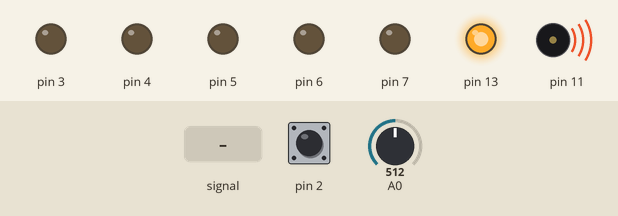
Simulated run of this sketch. Board: Arduino Uno, built with avr-gcc and run on an emulated ATmega328P. Shown: output pins drawn as LEDs (lit = HIGH), buzzer (waves = sounding). Dashed ring = blinking. The inputs (shaded band) are chosen by the test bench; at power-on: A0 = 512, pin 2 HIGH. Pins used as bus, display or sensor lines are not drawn; what the sketch prints to the serial monitor is not drawn.

Above: at 1.2 s.
1.3 s: A0 fed a 200 Hz sine of ±255 counts around its level
At 1.45 s:
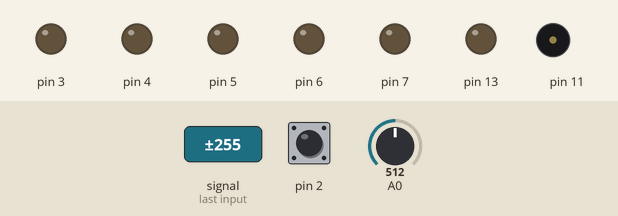
4.3 s: A0 set to 716
At 4.45 s:
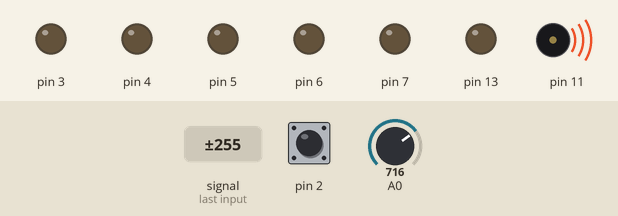
7.3 s: pin 2 pulled LOW for 0.15 s
10.3 s: A0 set to 0
At 10.5 s:
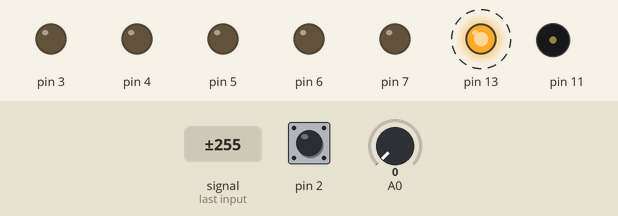
Timing chart, 0 to 14.3 s (numbered marks = the images above; inputs shaded):
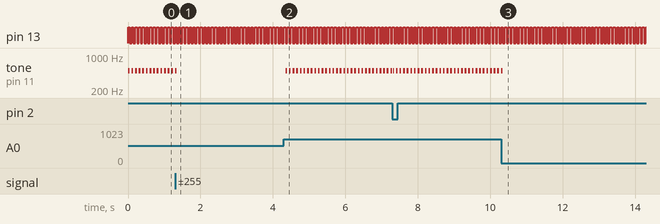

The sketch:

328P_Beeper_Interrupt.ino
```cpp
#define BV(x) (1<<x)
#define set(reg,bit) reg |= bit
#define clear(reg,bit) reg &= ~bit

volatile static uint32_t milli = 0;
volatile uint8_t i = 0;
uint16_t interval[] = {500, 250, 100, 50};
//volatile uint16_t adcResult = 0;
volatile union {
  uint8_t bytes[2];
  uint16_t whole;
} adcResult;

void setup() {
  Serial.begin(115200);
  DDRB = BV(3) | BV(5);
  PORTB = BV(5);
  //PD2 input
  DDRD = ~BV(2);
  //PD2 input pullup
  PORTD = BV(2);
  SystickInit();
  AdcIntInit();

}

void loop() {

}

void SystickInit() {
  //Toggle OC2A on compare match
  //CTC mode on OCRA
  TCCR2A = BV(COM2A0) | BV(WGM01);

  TCCR2B = BV(CS22);

  //Compare match on 0 to 249

  OCR2A = 249;

  // OCR2B = 249;

  TIMSK2 = BV(OCIE2A);
  // TIFR2 = 0;

  //ISC01: Falling INT0 generates interrupt request
  EICRA = BV(ISC01);

  //Enable INT0
  EIMSK = BV(INT0);

}

void AdcIntInit() {
  //Description: Free runnung ADC at A0
  ADCSRA = BV(ADEN) | BV(ADATE) | BV(ADIE) | BV(ADPS2) | BV(ADPS1) | BV(ADPS0) ;
  ADMUX = BV(REFS0) | 0x0; //Select Channel: A0
  DIDR0 = 0x1; //Disable Digital Input on A0
  ADCSRA |= BV(ADSC);

}


volatile bool flip = false;
ISR(TIMER2_COMPA_vect) {
  milli++;

  if (adcResult.whole > 400) {
    i = 3;
    flip = true;
  } else flip = false;

  if (milli % interval[i] == 0) {
    //Serial.println(milli);
    PORTB ^= BV(5);
    if (flip) {
      TCCR2A ^= BV(COM2A0);
    } else TCCR2A &= ~BV(COM2A0);
  }

}

ISR(INT0_vect) {
  asm volatile("jmp 0");
}

ISR(ADC_vect) {
  //adcResult = (ADCH << 8 ) | ADCL;
  adcResult.bytes[1] = (uint8_t)ADCH;
  adcResult.bytes[0] = (uint8_t)ADCL;
  Serial.println((unsigned short)adcResult.whole);
}
```

Measured:
- after the input at 1.3 s, tone on pin 11: goes on until 1.3 s, then stays silent
- after the input at 4.3 s, tone on pin 11: alternates 500 Hz for 0.05 s and silent for 0.05 s, starting after 0.05 s
- after the input at 10.3 s, tone on pin 11: goes on until 10.3 s, then stays silent
- by itself, pin 13: alternates HIGH for 0.05 s and LOW for 0.05 s
